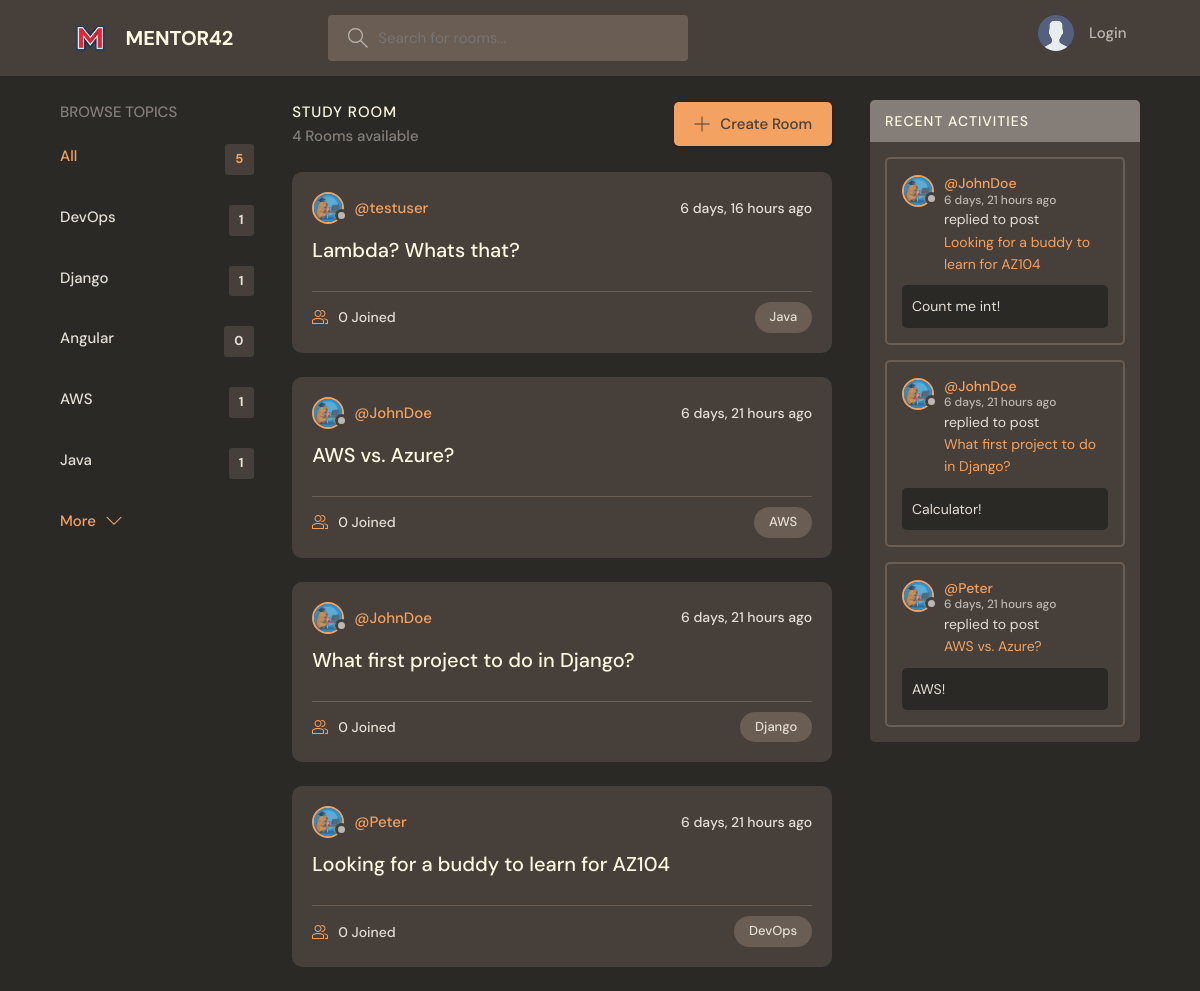
The app's page /, older data.
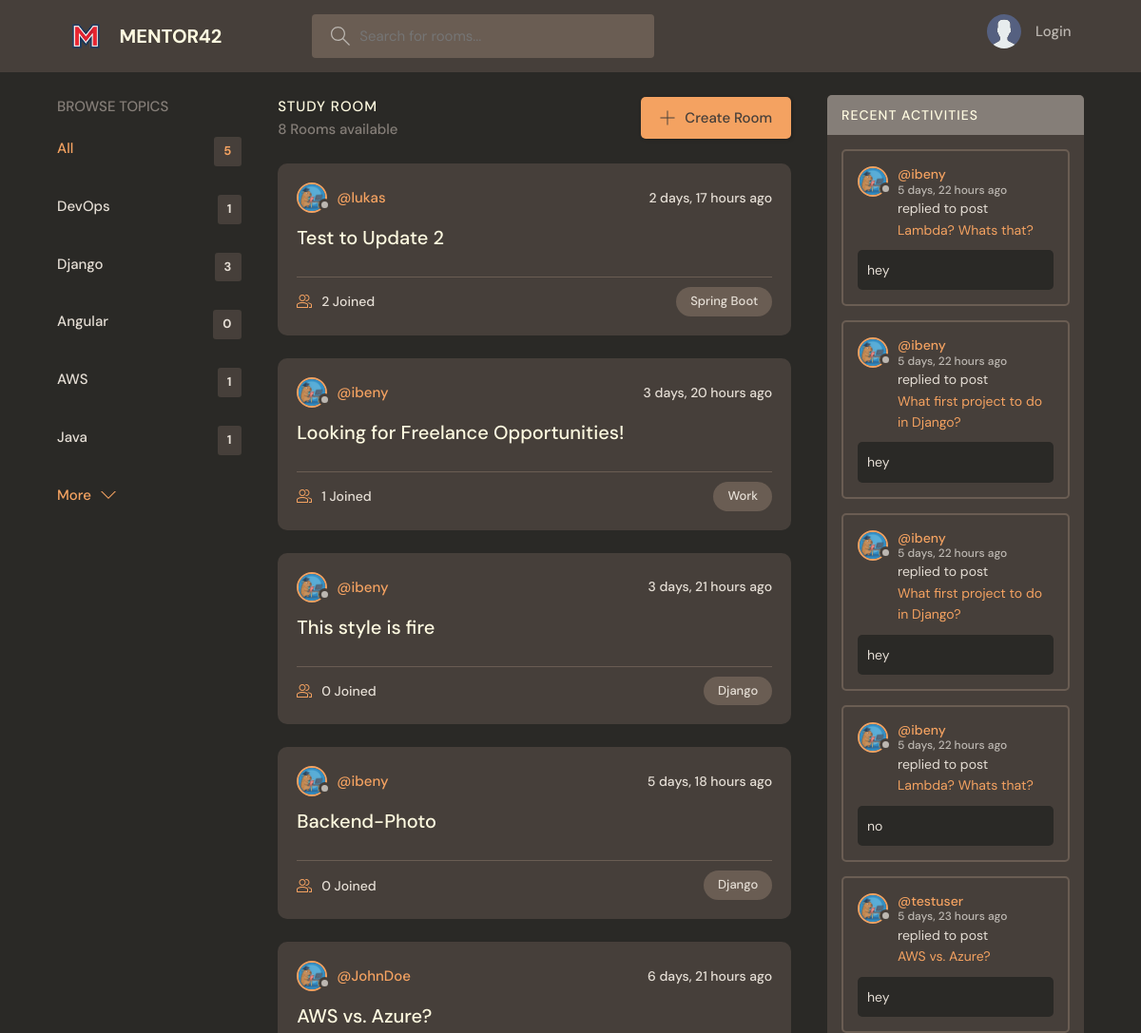
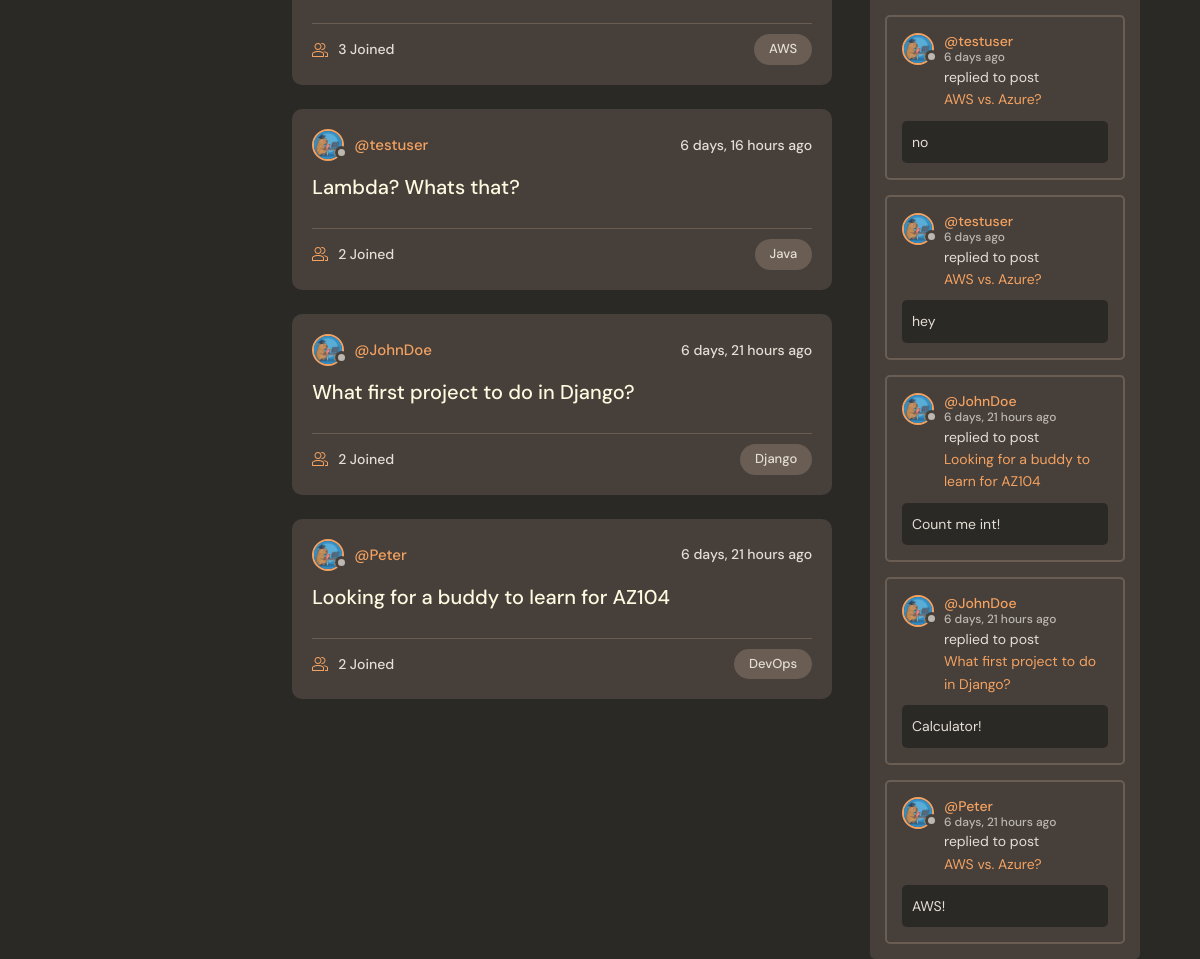
The same page, newer data (2 pictures, top to bottom).
### base/models.py (models this page shows, shortened)
class Topic(models.Model):
    name = models.CharField(max_length=100)

class Room(models.Model):
    host = models.ForeignKey(User, on_delete=models.SET_NULL, null=True)
    topic = models.ForeignKey(Topic, on_delete=models.SET_NULL, null=True)
    name = models.CharField(max_length=100)
    description = models.TextField(null=True, blank=True)
    participants = models.ManyToManyField(User, related_name='participants', blank=True)
    updated = models.DateTimeField(auto_now=True)
    created = models.DateTimeField(auto_now_add=True)
    updatedDate = models.DateField(auto_now=True)
    class Meta:
        ordering = ['-updated', '-created']
    def __str__(self):
        return self.name

class Message(models.Model):
    user = models.ForeignKey(User, on_delete=models.CASCADE)
    room = models.ForeignKey(Room, on_delete=models.CASCADE)
    body = models.TextField()
    updated = models.DateTimeField(auto_now=True)
    created = models.DateTimeField(auto_now_add=True)
    class Meta:
        ordering = ['-updated', '-created']

### base/views.py (the view)
# urls.py: path('', views.home, name='home'),
def home(request):
    q = request.GET.get('q') if request.GET.get('q') is not None else ''
    rooms = Room.objects.filter(
        Q(topic__name__icontains=q) |
        Q(name__icontains=q) |
        Q(description__contains=q)
    )
    topics = Topic.objects.all()[0:5]
    room_count = rooms.count()
    room_messages = Message.objects.filter(Q(room__topic__name__icontains=q))
    context = {'rooms': rooms, 'topics': topics, 'room_count': room_count, 'room_messages': room_messages}
    return render(request, 'base/home.html', context)

### base/templates/base/home.html (shortened to what this page needs)
{% extends 'main.html' %}
{% block content %}
    <main class="layout layout--3">
        <div class="container">
            {% include 'base/topics_component.html' %}
            <div class="roomList">
                <div class="roomList__header">
                    <div>
                        <h2>Study Room</h2>
                        <p>{{ rooms.count }} Rooms available</p>
                    </div>
                    <a class="btn btn--main" href="{% url 'create-room' %}">
                        <svg version="1.1" xmlns="http://www.w3.org/2000/svg" width="32" height="32"
                             viewBox="0 0 32 32">
                            <title>add</title>
                            <path
                                    d="M16.943 0.943h-1.885v14.115h-14.115v1.885h14.115v14.115h1.885v-14.115h14.115v-1.885h-14.115v-14.115z"
                            ></path>
                        </svg>
                        Create Room
                    </a>
                </div>
                {% include 'base/feed_component.html' %}
            </div>
           {% include 'base/activity_component.html' %}
        </div>
    </main>
{% endblock %}

### base/templates/base/topics_component.html
<div class="topics">
    <div class="topics__header">
        <h2>Browse Topics</h2>
    </div>
    <ul class="topics__list">
        <li>
            <a href="{% url 'home' %}" class="active">All <span>{{ topics.count }}</span></a>
        </li>
        {% for topic in topics %}
            <li>
                <a href="{% url 'home' %}?q={{ topic.name }}">{{ topic.name }} <span>{{ topic.room_set.all.count }}</span></a>
            </li>
        {% endfor %}
    </ul>
    <a class="btn btn--link" href="{% url 'topics' %}">
        More
        <svg version="1.1" xmlns="http://www.w3.org/2000/svg" width="32" height="32" viewBox="0 0 32 32">
            <title>chevron-down</title>
            <path d="M16 21l-13-13h-3l16 16 16-16h-3l-13 13z"></path>
        </svg>
    </a>
</div>

### base/templates/base/feed_component.html (shortened to what this page needs)
{% load static %}
{% for room in rooms %}
    <div class="roomListRoom">
        <div class="roomListRoom__header">
            <a href="{% url 'user-profile' room.host.id %}" class="roomListRoom__author">
                <div class="avatar avatar--small">
                    <img src="{% static 'images/profile_teacher_img.png' %}"/>
                </div>
                <span>@{{ room.host.username }}</span>
            </a>
            <div class="roomListRoom__actions">
                <span>{{ room.created|timesince }} ago</span>
            </div>
        </div>
        <div class="roomListRoom__content">
            <a href="{% url 'room' room.id %}">{{ room.name }}</a>
        </div>
        <div class="roomListRoom__meta">
            <a href="{% url 'room' room.id %}" class="roomListRoom__joined">
                {{ room.participants.all.count }} Joined
            </a>
            <p class="roomListRoom__topic">{{ room.topic.name }}</p>
        </div>
    </div>
{% endfor %}

### base/templates/base/activity_component.html (shortened to what this page needs)
{% load static %}
<div class="activities">
    <div class="activities__header">
        <h2>Recent Activities</h2>
    </div>
    {% for message in room_messages %}
        <div class="activities__box">
            <div class="activities__boxHeader roomListRoom__header">
                <a href="{% url 'user-profile' message.user.id %}" class="roomListRoom__author">
                    <div class="avatar avatar--small">
                        <img src="{% static 'images/profile_teacher_img.png' %}"/>
                    </div>
                    <p>
                        @{{ message.user }}
                        <span>{{ message.created|timesince }} ago</span>
                    </p>
                </a>
            </div>
            <div class="activities__boxContent">
                <p>replied to post <a href="{% url 'room' message.room.id %}">{{ message.room }}</a></p>
                <div class="activities__boxRoomContent">
                    {{ message.body }}
                </div>
            </div>
        </div>
    {% endfor %}
</div>

Row changes from the older to the newer data that the page shows:
computed for Topic "Django": room_set.all.count "1" → "3"
added Room: host.username "lukas", created "2 days, 17 hours", name "Test to Update 2", participants.all.count "2", topic.name "Spring Boot"
added Room: host.username "ibeny", created "3 days, 20 hours", name "Looking for Freelance Opportunities!", participants.all.count "1", topic.name "Work"
added Room: host.username "ibeny", created "3 days, 21 hours", name "This style is fire", participants.all.count "0", topic.name "Django"
added Room: host.username "ibeny", created "5 days, 18 hours", name "Backend-Photo", participants.all.count "0", topic.name "Django"
changed Room "AWS vs. Azure?": participants.all.count "0" → "3"; moves up the list
computed for Room "Lambda? Whats that?": participants.all.count "0" → "2"
computed for Room "What first project to do in Django?": participants.all.count "0" → "2"
computed for Room "Looking for a buddy to learn for AZ104": participants.all.count "0" → "2"
added Message: user "ibeny", created "5 days, 22 hours", room "Lambda? Whats that?", body "hey"
added Message: user "ibeny", created "5 days, 22 hours", room "What first project to do in Django?", body "hey"
added Message: user "ibeny", created "5 days, 22 hours", room "What first project to do in Django?", body "hey"
added Message: user "ibeny", created "5 days, 22 hours", room "Lambda? Whats that?", body "no"
added Message: user "testuser", created "5 days, 23 hours", room "AWS vs. Azure?", body "hey"
added Message: user "testuser", created "6 days", room "AWS vs. Azure?", body "no"
added Message: user "testuser", created "6 days", room "AWS vs. Azure?", body "hey"
Text that changed along with them:
{{ rooms.count }}: "4" → "8"
